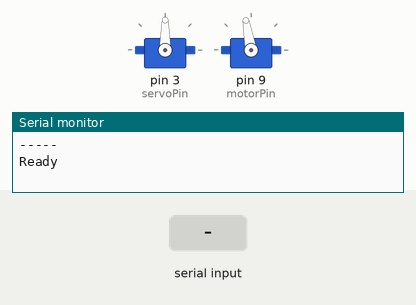
The sketch below on a simulated Arduino Uno, built with avr-gcc and run on an emulated ATmega328P. On the bench: 2 × servo, the last lines printed to the serial monitor. Inputs (shaded band) come from the test bench.

Above: at 1.2 s.
1.3 s: "<SE>" received over Serial
At 2.6 s:
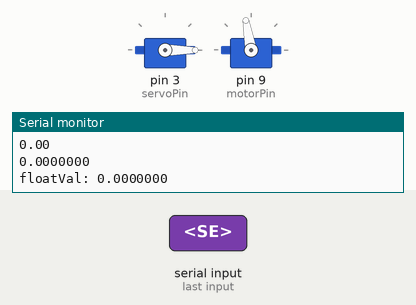
7.3 s: "<SS>" received over Serial
At 9.6 s:
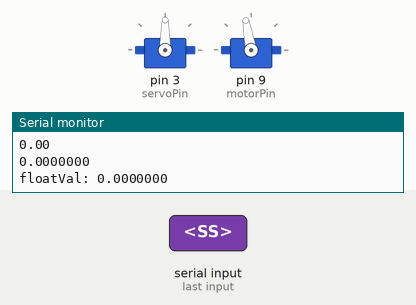
Timing chart, 0 to 10.8 s (numbered marks = the images above; inputs shaded):
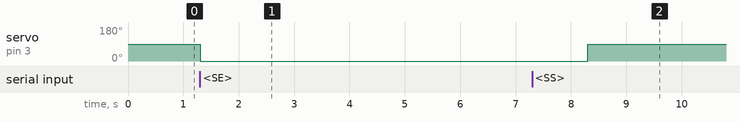

The sketch:

autonomicBoat.ino
```cpp
#include <Servo.h>

Servo servo;  // create servo object to control a servo
                // a maximum of eight servo objects can be created


Servo motor;
int servoPos = 0;    // variable to store the servo position
int servoPin=3;
int motorPin=9;
unsigned long int curTime;
unsigned long int lastTime=0;
int updateBearingInterval=100;
int targetBearing=0;

//backup muuttuja, jos magnetometri ei toimaa ollenkaan
int measuredBearing=0;
//int currentBearing=0;
int bearingThreshold=5;
float servoTurnCorFactor=5.0;
String sanoma = "";
boolean sanomaReady = false;
boolean sanomaOngoing = false;
boolean correctionOngoing=false;

//simulate behaviour
unsigned long lastSimUpdate=0;
int simBearing=0;

void setup()
{
  servo.attach(servoPin);  // attaches the servo on pin 9 to the servo object
  motor.attach(motorPin);
  motor.write(100);
    Serial.begin(19200);
  Serial.println("-----");
  Serial.println("Ready");
}


void loop() {
  curTime=millis();

  int currentBearing=getCurrentBearing();
  if(targetBearing!=0){
  if((curTime-lastTime)>updateBearingInterval){
    lastTime=curTime;
  checkAndRotateServo(currentBearing);
  }
  if(correctionOngoing){
    checkWhetherToEndCor(currentBearing);

  }
  }
  readSerialMessage();


}

void checkAndRotateServo(int currentBearing){
  if(!correctionOngoing && abs(targetBearing-currentBearing)>bearingThreshold){
      Serial.println("I will rotate servo because going to wrong direction. Targetbearing: ");
     Serial.print(targetBearing);
    Serial.print(" Currentbearing: ");
   Serial.println(currentBearing);
      int bearingError=targetBearing-currentBearing;
      int servoAngleChange=abs(bearingError)/4*servoTurnCorFactor;
      if(bearingError<0){
        if(servoAngleChange<90){
        servo.write(90-servoAngleChange);
        Serial.print("Correction angle: ");
        Serial.println(90-servoAngleChange);
        }
        else
        servo.write(1);
      }
      if(bearingError>0){
        if(servoAngleChange<90){
        servo.write(90+servoAngleChange);
         Serial.print("Correction angle: ");
        Serial.println(90+servoAngleChange);
        }
        else
        servo.write(179);

      }

      correctionOngoing=true;
  }

}
void checkWhetherToEndCor(int currentBearing){
    if(abs(targetBearing-currentBearing)<=bearingThreshold){
    correctionOngoing=false;
    Serial.println("Going to right direction");
    servo.write(90);
    }
}

int getCurrentBearing(){
  if(measuredBearing!=0){
    return measuredBearing;
  }
  if(correctionOngoing && (millis()-lastSimUpdate)>30){
    if((targetBearing-simBearing)>0){
      simBearing+=1;

    }
    else{
      simBearing-=1;
    }
    lastSimUpdate=millis();
          Serial.print("Target Bearing: ");
      Serial.println(targetBearing);
      Serial.print("Sim bearing: ");
      Serial.print(simBearing);
    return simBearing;
  }
  else{
    //int bearing=200;
    //Serial.print("New target bearing: ");
   // Serial.println(bearing);
   return simBearing;
  }
}

void readSerialMessage(){
 if (Serial.available()) {
  char ch = Serial.read();

  if (ch == '!') {
    Serial.println("Program reset");
    //resetActionList();
    //clearEEPROM();
    //resetProgram();
  }
  //viestin alku
  if (ch == '<') {
    sanomaOngoing = true;
  }
  //viestin loppu
  if (ch == '>') {
    sanomaOngoing = false;
    sanomaReady = true;
    //eventsReceived += 1;
  }

  //lisataan merkit sanomaan
  if (sanomaOngoing && ch != '<') {
    sanoma = sanoma + ch;
  }
  //sanoma valmis
  if (sanomaReady) {
    processMessage(sanoma);
    sanoma = "";
    sanomaReady = false;
  }
 }
}

void processMessage(String message){
  Serial.print("sanoma: ");
  Serial.println(message);

  //Task start time (7 char in seconds)
  String stringCommand = message.substring(0, 2);
  Serial.print("Command is: ");
  Serial.println(stringCommand);

//MO=motor+speed , SE=servo+angle, SS=servo+angle, BE=targetbearing+value, MB=measured bearing + value, CA=calibrate magnetometer, GX=gps latitude, GY=gps longitude

if(stringCommand=="MO"){
     setMotorSpeed(getIntFromString(message));
}
if(stringCommand=="SE"){
     setServoAngle(getIntFromString(message));
}

if(stringCommand=="SS"){
     setServoAngle(getIntFromString(message));
     delay(1000);
     setServoAngle(90);
}

if(stringCommand=="BE"){
     targetBearing=getIntFromString(message);
     Serial.print("Setting targetbearing to: ");
     Serial.println(targetBearing);

}
if(stringCommand=="MB"){
  measuredBearing=getIntFromString(message);
  Serial.print("Overriding measured bearing to: ");
  Serial.println(measuredBearing);

}

if(stringCommand=="CA"){
  Serial.print("Calibrating compass ... ");
  calibrateCompass();
}

if(stringCommand=="GX"){
  getDoubleFromString(message);

}

if(stringCommand="GY"){
  getDoubleFromString(message);
}


}

double getDoubleFromString(String message){

  double eka=0;
  double toka=0;
    char charValue[3];
  String stringValue = message.substring(2, 4);
  Serial.println(stringValue);
  stringValue.toCharArray(charValue, sizeof(charValue));
    eka=atol(charValue)+0.0;
    eka=eka/1.0;
  Serial.println(eka);


        char charValue2[7];
  String stringValue2 = message.substring(5, 11);
  Serial.println(stringValue);
  stringValue2.toCharArray(charValue2, sizeof(charValue2));
    toka=atol(charValue2)+0.0;
    Serial.println(toka);
    Serial.println(1.0*toka/1000000,7);
    double kolmas=1.0*toka/1000000;

    double tmpValue = eka+kolmas;

  //unsigned long int tmpEndTime=atol(charEndTime)*1000+timeOffset;

  Serial.print("floatVal: ");
  Serial.println(tmpValue,7);
  return (double)tmpValue;

}

int getIntFromString(String message){
    //Task end time (7 char in seconds)
  char charValue[4];
  String stringValue = message.substring(2, 5);
  stringValue.toCharArray(charValue, sizeof(charValue));
  //unsigned long int tmpEndTime=atol(charEndTime)*1000+timeOffset;
  int tmpValue = atoi(charValue);
  Serial.print("Integer value: ");
  Serial.println(tmpValue);
  return tmpValue;

}

void setMotorSpeed(int speed){
  Serial.print("Setting motor speed to");
  int adjustedSpeed=100;
  if(speed!=0){
    adjustedSpeed=110+(speed/8);
     }
  motor.write(adjustedSpeed);
  Serial.println(adjustedSpeed);

}

void setServoAngle(int angle){
  Serial.print("Setting servo angle to: ");
  Serial.println(angle);
servo.write(angle);
}

void calibrateCompass(){
 for (int i=0; i<30;i++){
   Serial.println("Vittu mä kalibroin servoa, heiluta sitä lapaa");
   delay(500);
 }
}
```

Measured:
- after the input at 1.3 s, servo on pin 3 (servoPin): 90° → 0° at once
- after the input at 7.3 s, servo on pin 3 (servoPin): 0° → 90° after 1.0 s
